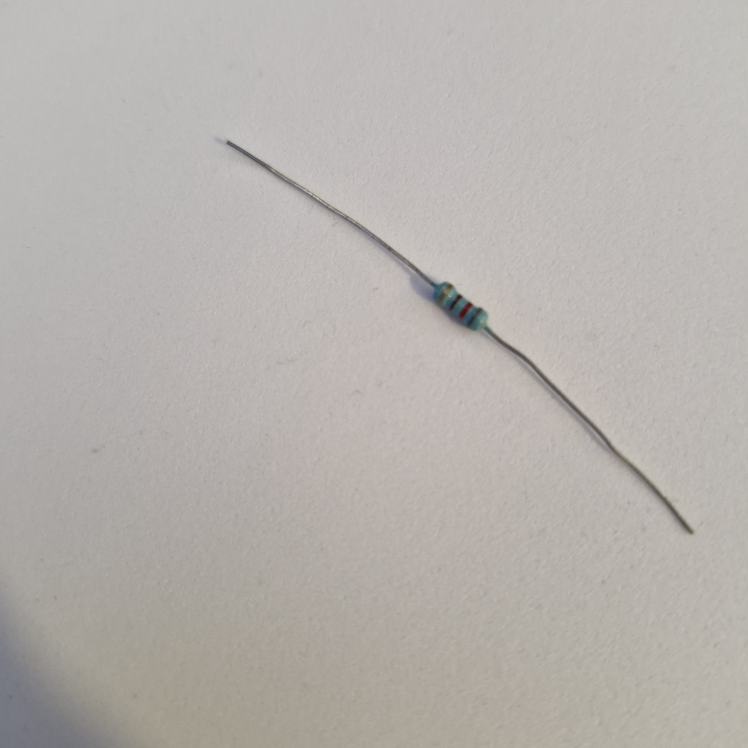
#> input picture images/1.jpg, 2992 x 2992 px (shown at 1/4 size)
$ python test_img.py
#> lines starting #> are read from the running program, lines starting #| are printed output that depends on the picture; after the words box and inside, x2 and y2 are one past the last pixel; in counts of white or black regions, pixels touching at a corner belong together
#> further down, img is the input picture: shape (2992, 2992, 3); mean B, G, R 173.4, 177.8, 182
### resistor_utils.py
import cv2 as cv
import numpy as np
from scipy.signal import find_peaks

# Image resizing function
def rescaleFrame(frame, scale = 0.15):
#> called with scale = 0.15
    width = int(frame.shape[1] * scale)
#> width = 448
    height = int(frame.shape[0] * scale)
#> height = 448

    dimensions = (width, height)
#> dimensions = (448, 448)
    return cv.resize(frame, dimensions, interpolation=cv.INTER_AREA)
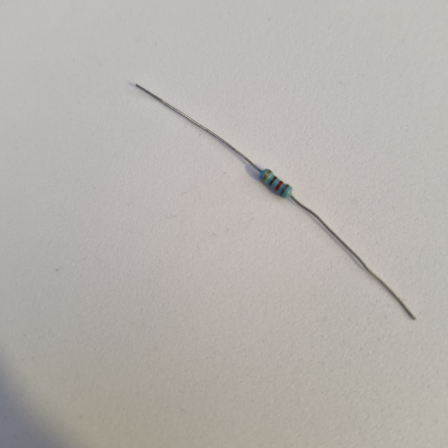
#> returned value: shape (448, 448, 3); mean of channels 0, 1, 2 173.4, 177.8, 182; drawn as B, G, R

# Get HSV of a point
# [4 lines left out: function get_hsv, not called in this run]

# Resizes frame, applies Gaussian blur, and performs histogram equalization on the V channel
def prepareIMG(img, scale = 0.15):
    img = rescaleFrame(img, scale)
    blur = cv.GaussianBlur(img, (7, 7), 0)
    hsv = cv.cvtColor(blur, cv.COLOR_BGR2HSV)
#> hsv: shape (448, 448, 3); mean H, S, V 16.4, 12.6, 182.1
    h, s, v = cv.split(hsv)
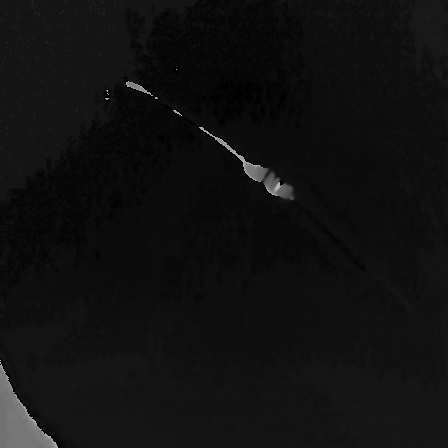
#> h: shape (448, 448); min 0, max 179, mean 16.4
    equalize_v = cv.equalizeHist(v)
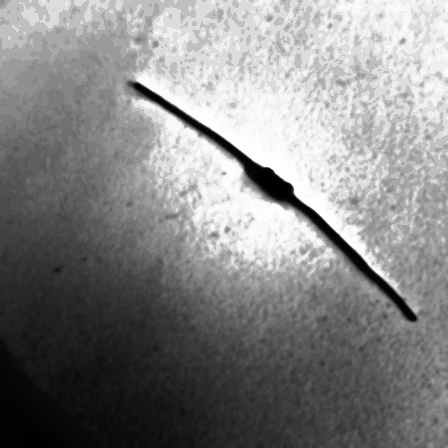
#> equalize_v: shape (448, 448); min 0, max 255, mean 133.3
    hsv_equalized = cv.merge((h, s, equalize_v))
#> hsv_equalized: shape (448, 448, 3); mean H, S, V 16.4, 12.6, 133.3
    return img, hsv_equalized

# Isolates pixels within a color range and applies morphological closing to remove noise/gaps
def apply_main_mask(img, mask_tuple):
    mask = cv.inRange(img, np.array(mask_tuple[0]), np.array(mask_tuple[1]))
    img_masked = cv.bitwise_and(img, img, mask=mask)
    k_morphClose = cv.getStructuringElement(cv.MORPH_RECT, (11, 11))
    mask_closed = cv.morphologyEx(mask, cv.MORPH_CLOSE, k_morphClose)
    img_mClosed_masked = cv.bitwise_and(mask_closed, mask_closed, mask=mask_closed)
    return img_masked, img_mClosed_masked

# Detects and combines masks for different resistor colors into a single binary image
def detect_main_bodies(img):
    resistor_masks = {
        "mask_green_res" : ([40, 23, 0], [100, 145, 15]),
        "mask_blue_res" : ([101, 76, 1], [117, 167, 36]),
        "mask_yellow_res" : ([11, 53, 0], [18, 157, 37]) #[11, 53, 0], [18, 157, 18]
    }
    main_mask = np.zeros(img.shape[:2], dtype=np.uint8)
    for mask_name, mask_val in resistor_masks.items():
        _, closed = apply_main_mask(img, mask_val)
        main_mask = cv.bitwise_or(main_mask, closed)
#> this loop made 3 passes
#> pass 1, in apply_main_mask, `mask = cv.inRange(img, np.array(mask_tuple[0]), np.array(mask_tuple[1]))`:
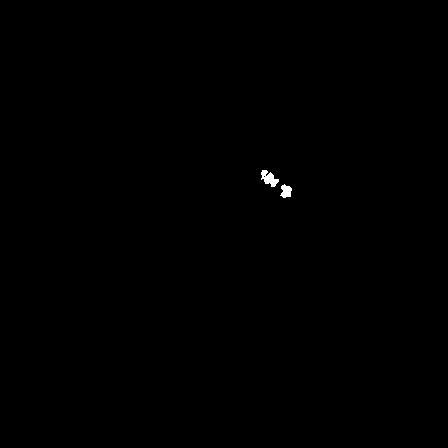
#> mask: shape (448, 448); 0.14% white; 2 white regions, box (x1, y1, x2, y2) and area: (261, 170, 279, 187) 169, (280, 184, 292, 198) 114
#> pass 2, in apply_main_mask (call 2), `mask = cv.inRange(img, np.array(mask_tuple[0]), np.array(mask_tuple[1]))`:
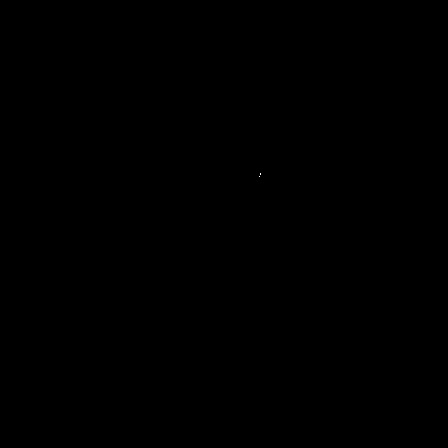
#> mask: shape (448, 448); 0% white in thin lines or dots, all inside (x1, y1, x2, y2) = (259, 173, 261, 177)
#> after the loop: main_mask: shape (448, 448); 0.17% white; 2 white regions (1 under 20 px)
    return main_mask

def extract_ROI(img, rect, target_size=(200, 60)):
    center, (w, h), angle = rect
    if w < h:
        angle = angle + 90
        w, h = h, w
    m = cv.getRotationMatrix2D(center, angle, 1.0)
    rotated = cv.warpAffine(img, m, (img.shape[1], img.shape[0]))
    roi = cv.getRectSubPix(rotated, (int(w), int(h)), center)
    roi_rz = cv.resize(roi, target_size, interpolation=cv.INTER_AREA)
    return roi_rz

def validate_res_content(roi):
    gray = cv.cvtColor(roi, cv.COLOR_BGR2GRAY)
    hsv = cv.cvtColor(roi, cv.COLOR_BGR2HSV)
    h, w = gray.shape
    body_gray = gray[int(h*0.2):int(h*0.8), int(w*0.1):int(w*0.9)]
    body_sat  = hsv[:, :, 1][int(h*0.2):int(h*0.8), int(w*0.1):int(w*0.9)]
    mean_brightness = np.mean(body_gray)
    mean_saturation = np.mean(body_sat)
    if mean_brightness < 60 or mean_saturation < 30:
        return False, 0
    strip = gray[int(h*0.3):int(h*0.7), int(w * 0.10):int(w * 0.90)]
    intensity_profile = np.mean(strip, axis=0).astype(float)
    profile_norm = (intensity_profile - intensity_profile.min()) / (intensity_profile.max() - intensity_profile.min() + 1e-6) * 255
    smoothed = np.convolve(profile_norm, np.ones(7) / 7, mode='same')
    inverted_profile = 255 - smoothed
    strip_w = inverted_profile.shape[0]
    peaks, props = find_peaks(inverted_profile, distance=8, prominence=3, width=2)
    widths = props["widths"]
    min_band_width = 5.0
    max_band_width = strip_w * 0.20
    left_margin  = int(strip_w * 0.08)
    right_margin = int(strip_w * 0.04)
    # print(f"  strip_w={strip_w}, left={left_margin}, right={right_margin}, min_w={min_band_width}, max_w={max_band_width:.1f}")
    for i, (pw, pk) in enumerate(zip(widths, peaks)):
        c1 = min_band_width <= pw
        c2 = pw < max_band_width
        c3 = left_margin < pk
        c4 = pk < strip_w - right_margin
        # print(f"    peak[{i}] pos={pk} w={pw:.1f} | w>={min_band_width}:{c1} w<{max_band_width:.1f}:{c2} pos>{left_margin}:{c3} pos<{strip_w-right_margin}:{c4}")
    # print(f"  peak widths: {[f'{pw:.1f}' for pw in widths]}")
    valid_peak_indices = np.array([
        i for i, pw in enumerate(widths)
        if min_band_width <= pw < max_band_width
        and left_margin < peaks[i] < strip_w - right_margin
    ])
    if len(valid_peak_indices) == 0:
        return False, 0
    valid_peaks = peaks[valid_peak_indices]
    if len(valid_peaks) >= 2:
        spread = valid_peaks[-1] - valid_peaks[0]
        if spread < strip_w * 0.25:
            return False, 0
    if len(valid_peaks) >= 3:
        spacings = np.diff(valid_peaks)
        cv_spacing = np.std(spacings) / (np.mean(spacings) + 1e-6)
        # print(f"  spacing cv={cv_spacing:.3f}")
        if cv_spacing < 0.08:
            # print("  REJECTED: peaks too regular (not a resistor)")
            return False, 0
    bands_num = len(valid_peaks)
    is_valid = 4 <= bands_num <= 6
    # print(f"  valid peaks={bands_num} at {valid_peaks.tolist()}")
    return is_valid, int(bands_num)

# Validates if a contour matches expected resistor dimensions and shape properties
def get_res_geometry(countour):
    #x, y, w, h = cv.boundingRect(countour)
    rect = cv.minAreaRect(countour)
    (center, (w, h), angle) = rect

    if w == 0 or h == 0: return False, None
    aspect_ratio = max(w, h) / min(w, h)
    area = cv.contourArea(countour)
    if not (1.8 < aspect_ratio < 12.0):
        return False, None
    if area < 50:
        return False, None

    hull = cv.convexHull(countour)
    hull_area = cv.contourArea(hull)
    if hull_area == 0: return False, None
    solidity = float(area) / hull_area
    if solidity < 0.5:
        return False, None
    return True, rect

# Extracts valid contours and draws rotated bounding boxes around detected resistors
def drw_recs(main_mask, img, active_windows=set()):
    contours, _ = cv.findContours(main_mask, cv.RETR_EXTERNAL, cv.CHAIN_APPROX_SIMPLE)
#> contours = 2 contours, 1 with area under 20; largest, box (x1, y1, x2, y2) and area: (260, 170, 292, 198) 288
    # print(f"Total contours {len(contours)}")
    current_windows = set()
    count = 0
    for c in contours:
        is_valid, rect = get_res_geometry(c)
        if is_valid:
            roi = extract_ROI(img, rect)
            count = count + 1
            valid_res, bands_num = validate_res_content(roi)
            # print(f"Object {count} | valid={valid_res} | bands={bands_num}")
            window_name = f"ROI_{count}"
            current_windows.add(window_name)
            cv.imshow(window_name, roi)
            fit_rec = rect
            box = cv.boxPoints(fit_rec)
            box = np.int32(box)
            if valid_res:
                cv.drawContours(img, [box], 0, (255, 0, 0), 2)
        else:
            # print("Failed")
            continue
#> this loop made 2 passes
#> (aspect_ratio in get_res_geometry, area in get_res_geometry, hull_area in get_res_geometry, solidity in get_res_geometry) on pass 2: (3.02, 288, 411, 0.701)
#> pass 2, in extract_ROI, `roi_rz = cv.resize(roi, target_size, interpolation=cv.INTER_AREA)`:
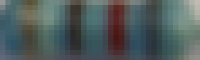
#> roi_rz: shape (60, 200, 3); mean of channels 0, 1, 2 92.3, 92.3, 79.7; drawn as B, G, R
#> pass 2, in validate_res_content, `gray = cv.cvtColor(roi, cv.COLOR_BGR2GRAY)`:
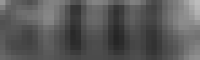
#> gray: shape (60, 200); min 37, max 188, mean 88.6
#> after the loop, count = 1; current_windows = 1 item
    for old_window in active_windows - current_windows:
        cv.destroyWindow(old_window)
#> this loop made 0 passes
    active_windows.clear()
    active_windows.update(current_windows)

    return img

### test_img.py
import cv2 as cv
import numpy as np
import resistor_utils as ru

img = cv.imread("images/1.jpg")
img, img_hsv = ru.prepareIMG(img)
main_masked = ru.detect_main_bodies(img_hsv)
rectangles = ru.drw_recs(main_masked, img)

cv.imshow("Original", img)
cv.imshow("HSV", img_hsv)
cv.imshow("masked", main_masked)

cv.namedWindow('HSV')
cv.setMouseCallback('HSV', lambda event, x, y, flags, param: ru.get_hsv(event, x, y, flags, img_hsv))

cv.waitKey(0)

$ run again, with images/3.jpg copied over images/1.jpg
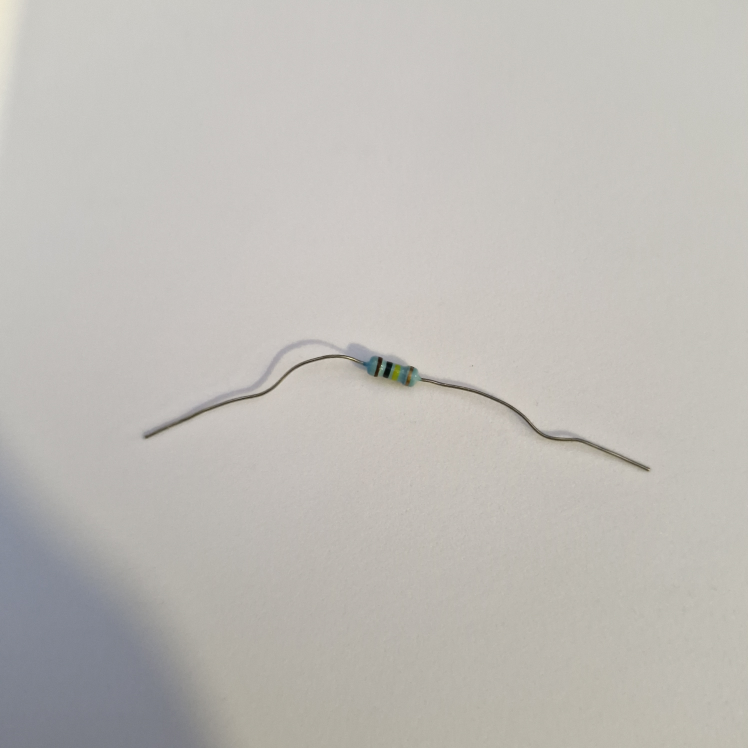
#> input picture images/3.jpg, 2992 x 2992 px (shown at 1/4 size)
#> img is the input picture: shape (2992, 2992, 3); mean B, G, R 182.8, 187.6, 190.5
#> in prepareIMG, `equalize_v = cv.equalizeHist(v)`:
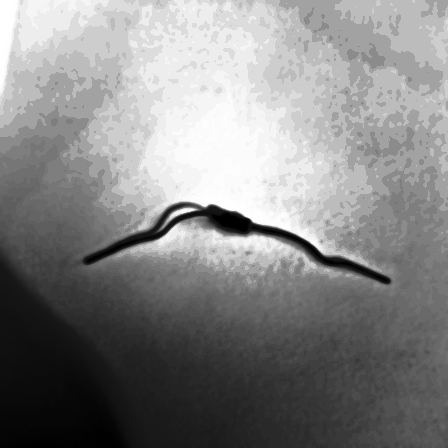
#> equalize_v: shape (448, 448); min 0, max 255, mean 133.1
#> hsv_equalized: shape (448, 448, 3); mean H, S, V 25.2, 12.7, 133.1
#> contours = 1 contour; box (x1, y1, x2, y2) and area: (216, 213, 252, 232) 266
#> the loop in drw_recs, `for c in contours:` made 1 pass
#> (aspect_ratio in get_res_geometry, area in get_res_geometry, hull_area in get_res_geometry, solidity in get_res_geometry) on pass 1: (3.26, 266.5, 335.5, 0.794)
#> pass 1, in validate_res_content, `gray = cv.cvtColor(roi, cv.COLOR_BGR2GRAY)`:
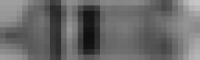
#> gray: shape (60, 200); min 15, max 198, mean 104.7
#> after the loop in drw_recs, `for c in contours:`: count = 1; current_windows = 1 item

$ run again, with images/5.jpg copied over images/1.jpg
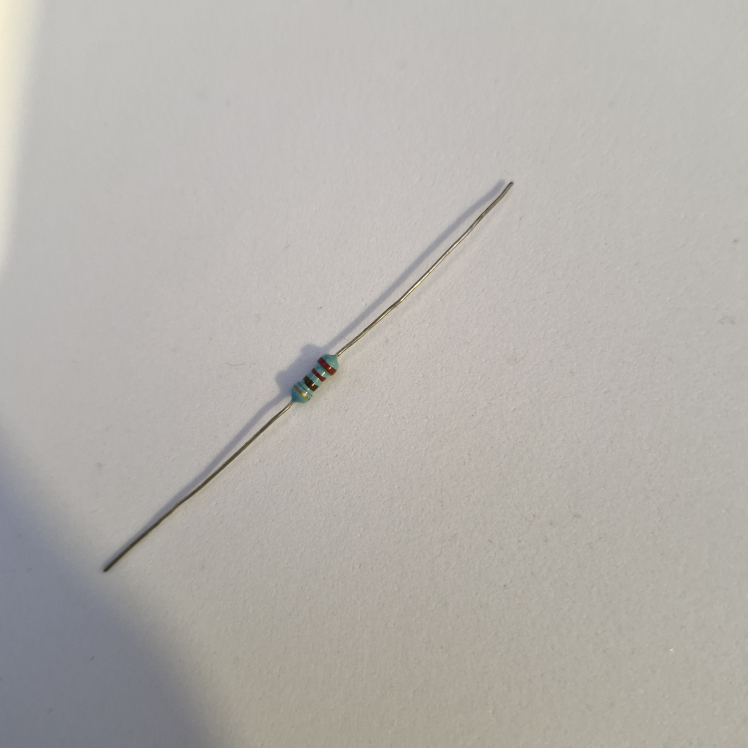
#> input picture images/5.jpg, 2992 x 2992 px (shown at 1/4 size)
#> img is the input picture: shape (2992, 2992, 3); mean B, G, R 172, 177, 180.2
#> hsv_equalized: shape (448, 448, 3); mean H, S, V 25.3, 14.2, 131.5
#> contours = 1 contour; box (x1, y1, x2, y2) and area: (174, 212, 202, 241) 270
#> the loop in drw_recs, `for c in contours:` made 1 pass
#> (aspect_ratio in get_res_geometry, area in get_res_geometry, hull_area in get_res_geometry, solidity in get_res_geometry) on pass 1: (2.96, 269.5, 382, 0.705)
#> pass 1, in validate_res_content, `gray = cv.cvtColor(roi, cv.COLOR_BGR2GRAY)`:
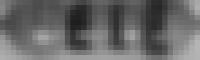
#> gray: shape (60, 200); min 30, max 181, mean 102.9
#> after the loop in drw_recs, `for c in contours:`: count = 1; current_windows = 1 item
